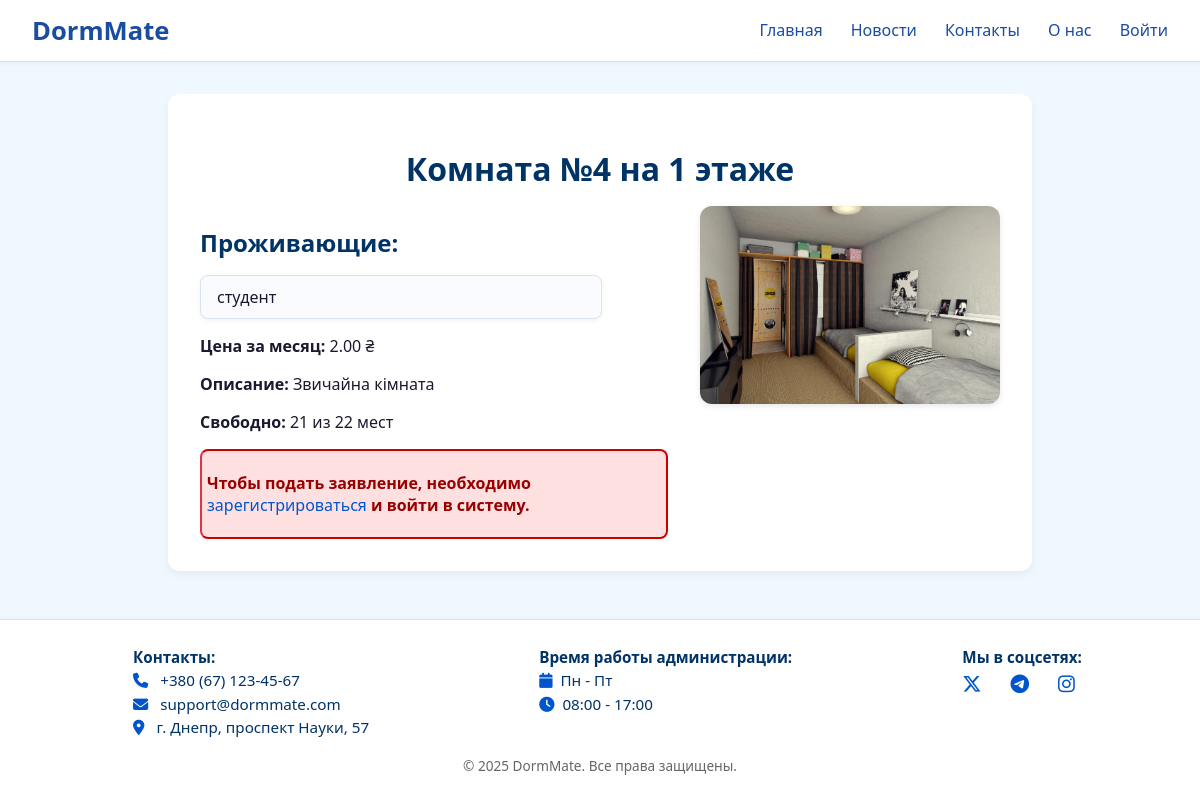
Before: /rooms/4/ with the older database file.
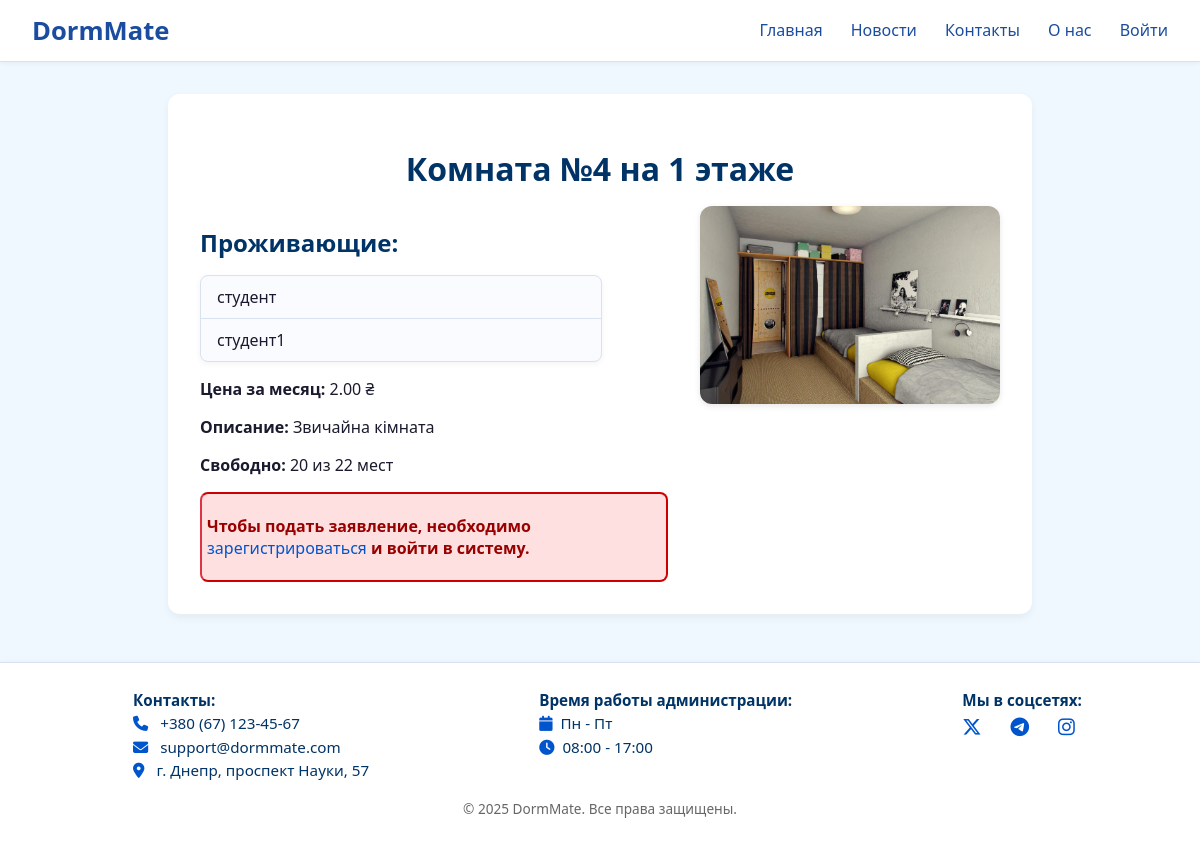
After: the same page with the newer database file.
### registration/models.py (models this page shows, shortened)
class CustomUser(AbstractUser):
    ROLE_CHOICES = (
        ('student', 'Студент'),
        ('admin', 'Администратор'),
    )
    email = models.EmailField(unique=True)
    role = models.CharField(max_length=10, choices=ROLE_CHOICES, default='student')
    room = models.ForeignKey(
        'rooms.Room',
        null=True,
        blank=True,
        on_delete=models.SET_NULL,
        related_name='primary_users'  # ← обязательно уникальное имя
    )

### rooms/views.py (the view)
# urls.py: path("rooms/<int:number>/", views.room_detail_view, name="room-detail"),
def room_detail_view(request, number):
    room = get_object_or_404(Room, number=number)
    residents = room.residents.all()
    total_slots = room.capacity
    available_slots = total_slots - residents.count()
    all_users = []
    if request.user.is_authenticated and request.user.role == 'admin':
        all_users = User.objects.filter(
            role='student',
            room__isnull=True
        ).exclude(id__in=residents.values_list('id', flat=True))
    context = {
        'room': room,
        'residents': residents,
        'total_slots': total_slots,
        'available_slots': available_slots,
        'all_users': all_users,
    }
    return render(request, 'room_detail.html', context)

### rooms/templates/room_detail.html (shortened to what this page needs)
{% extends "base.html" %}
{% load static %}
{% block css_files %}
<link rel="stylesheet" href="{% static "rooms/base.css" %}">
{% endblock css_files %}
{% block content %}
<div class="room-container">
    <h1 class="room-title">Комната №{{ room.number }} на {{ room.floor }} этаже</h1>
    <div class="room-content-flex">
        <div class="room-details">
            <div class="room-section">
                <h2>Проживающие:</h2>
                <ul class="student-list">
                    {% for resident in residents %}
                        <li>
                            {{ resident.username }}
                        </li>
                    {% empty %}
                        <li>Пока никто не проживает</li>
                    {% endfor %}
                </ul>
            </div>
            <div class="room-section">
                <p><strong>Цена за месяц:</strong> {{ room.price }} ₴</p>
                <p><strong>Описание:</strong> {{ room.about }}</p>
                <p><strong>Свободно:</strong> {{ available_slots }} из {{ total_slots }} мест</p>
            </div>
            {% if user.is_authenticated %}
                {% if user.role == "student" %}
                    {% if has_pending_application %}
                        <div class="room-full">
                            <p>Вы уже подали заявку на поселение. Ожидайте рассмотрения.</p>
                        </div>
                    {% else %}
                        {% if available_slots > 0 %}
                            <div class="room-available">
                                <p>В комнате есть свободные места</p>
                                <a href="{% url 'room-form' room.number %}" class="apply-link">Подать заявление на поселение</a>
                            </div>
                        {% else %}
                            <div class="room-full">
                                <p>В комнате нет свободных мест</p>
                            </div>
                        {% endif %}
                    {% endif %}
                {% elif user.role == "admin" %}
                    <div class="room-full">
                        <p>Вы вошли как администратор.</p>
                    </div>
                {% endif %}
            {% else %}
                <div class="room-full">
                    <p>Чтобы подать заявление, необходимо <a href="{% url 'register' %}" class="room-link">зарегистрироваться</a> и войти в систему.</p>
                </div>
            {% endif %}
        </div>
        <div class="room-image">
            {% if room.image %}
                <img src="{{ room.image.url }}" alt="Изображение комнаты {{ room.number }}" class="room-img">
            {% else %}
                <img src="{% static 'rooms/default.jpg' %}" alt="Нет изображения" class="room-img">
            {% endif %}
        </div>
    </div>
</div>
{% endblock content %}

Changed rows visible on the page:
added CustomUser: username "студент1"
Other visible differences:
{{ available_slots }}: "21" → "20"
